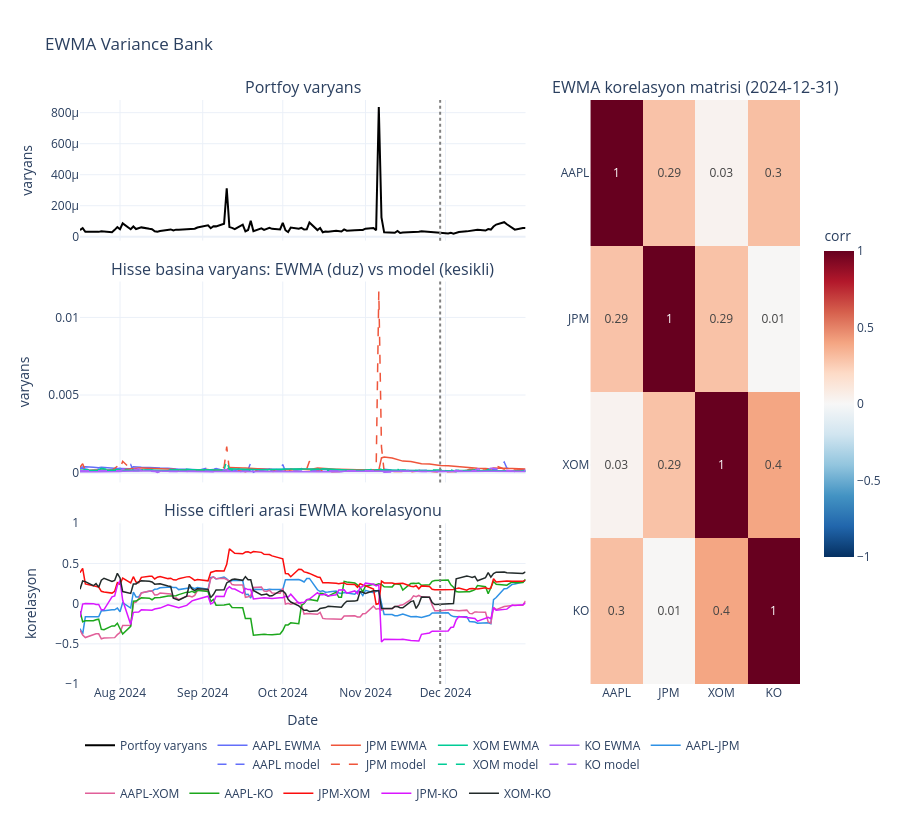

Notebook code for this chart:
### Code cell
plot_ewma_bank(ewmabank, split_date=calendar_last_180_days.train_data_last_index[0])   # eğitim/forecast sınırı
